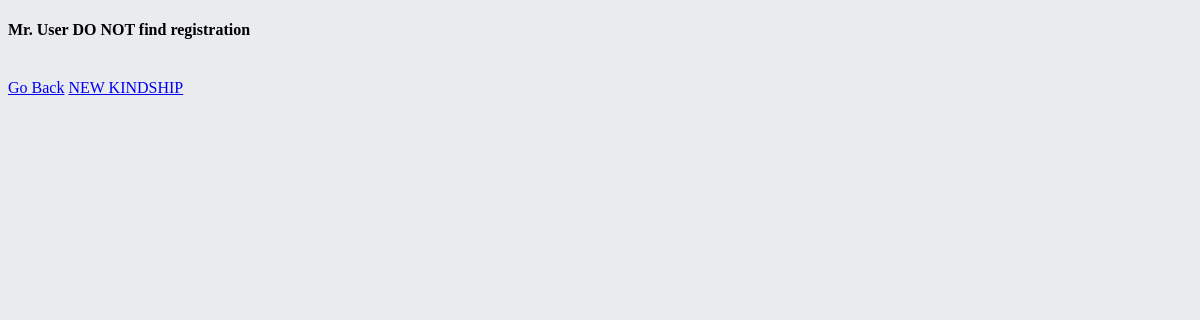
The page /admin/crud_parentship/view_class.php on the database as committed earlier.
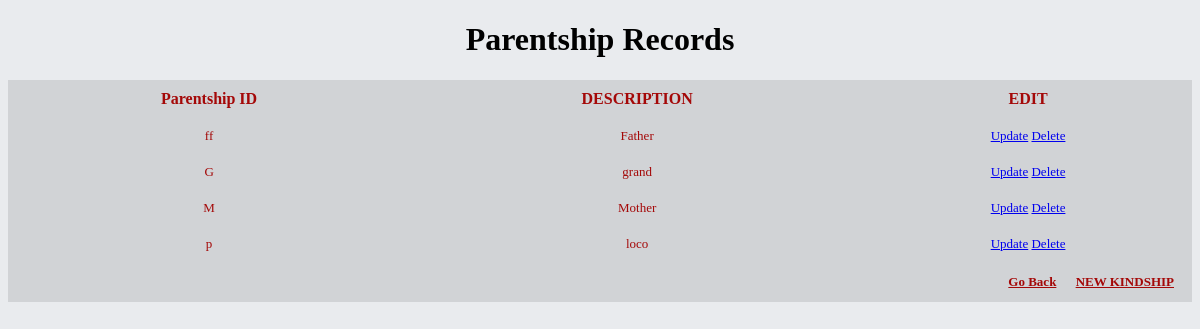
The same page on the database as committed later.
### tables this page shows
CREATE TABLE `kindship` (
  `id_kindship` varchar(5) NOT NULL,
  `desc_kindship` varchar(45) NOT NULL
);

### admin/crud_parentship/view_class.php (the view, shortened to what this page needs)
<?php
$db = database::conectar();
?>
<!DOCTYPE html>
<html>
<head>
	<link rel="stylesheet" type="text/css" href="../main.css">
</head>
<body>
	<?php
	$sql = "SELECT * FROM kindship";
	$query = $db ->query($sql);
	if ($query->rowCount()>0): ?>
		<center><h1 id="h1">Parentship Records</h1></center>
		<table class="redTable">
			<tr>
				<th>Parentship ID</th>
				<th>DESCRIPTION</th>
				<th>EDIT</th>
			</tr>
			<?php while ($row = $query->fetch(PDO::FETCH_ASSOC)): ?>
			<?php echo "<tr>"."<td>".$row['id_kindship'] . "</td>";
				echo "<td>".$row['desc_kindship'] . "</td>";
			?>
			<td><a id="buton2b" href="?action=editar&id_kindship=<?php echo $row['id_kindship'];?>">Update</a>
			<a id="buton2b" href="?action=eliminar&id_kindship=<?php echo $row['id_kindship'];?>" onclick="return confirm('U sure?')">Delete</a></td></tr>
			<?php endwhile; ?>
			<tfoot>
				<tr>
					<td colspan="3">
						<div class="links">
							<a href="../index_admin.php" id="buton1b">Go Back</a>
							<a id="buton1b" href="?action=ver&m=1">NEW KINDSHIP</a>
						</div>
					</td>
				</tr>
			</tfoot>
		</table>
	<?php else: ?>
		<h4>Mr. User DO NOT find registration</h4>
		<br><a href="../index_admin.php" id="buton1b">Go Back</a>
		<a id="buton1b" href="?action=ver&m=1">NEW KINDSHIP</a>
	<?php endif; ?>
</body>
</html>

### admin/main.css (style rules this page uses)
body { background-color: #e9ebee; }
table.redTable { border: none; background-color: rgba(0,0,0,.1); width: 100%; text-align: center; border-collapse: collapse; }
table.redTable td, table.redTable th { border: none; padding: 10px; color: #A40808; }
table.redTable tbody td { font-size: 13px; }
table.redTable tfoot { font-size: 13px; font-weight: bold; color: #e9ebee; width: 100%; }
table.redTable tfoot td { font-size: 13px; }
table.redTable tfoot .links { text-align: right; }
table.redTable tfoot .links a { display: inline-block; color: #A40808; padding: 2px 8px; border-radius: 0; }

Rows that differ between the two databases and show on the page:
added kindship: id_kindship "ff", desc_kindship "Father"
added kindship: id_kindship "G", desc_kindship "grand"
added kindship: id_kindship "M", desc_kindship "Mother"
added kindship: id_kindship "p", desc_kindship "loco"
Other text that changed with them:
text no longer shown: "Mr. User DO NOT find registration"
text now shown: "Parentship Records Parentship ID DESCRIPTION EDIT"
